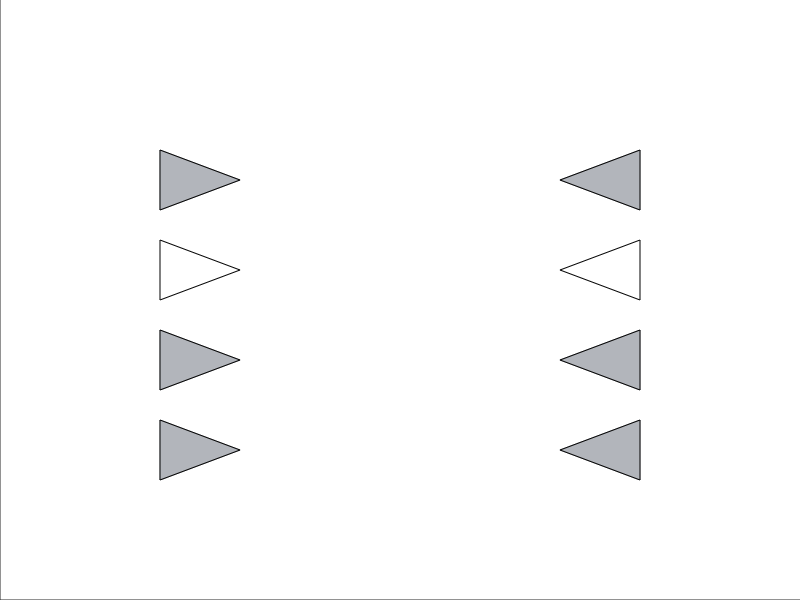

MATLAB code for this plot: (Note: this script raises an error after producing the figure.)
%close level selection interface
close all

%define initial velocity, timestep, and coefficient of restitution
coefficient_of_restitution = 1;
timestep = 0.1;
v0 = 1.0;

%set the axis field to 10 x 10
%teal background denotes special level
teal = [46, 155, 219] ./ 256;
fig = figure('Color', teal);
ax = axes();
axis ([0 10 0 10]);
set(ax, 'Color', teal)
set(fig, 'Position', [440 378 500 500])
set(gca,'position',[0 0 1 1],'units','normalized')

%turn off the tick labels
set(gca, 'XTick', [])
set(gca, 'YTick', [])

%define grey color
grey = [179, 182, 188] ./ 256;

%establish wall positions of walls that need to be activated
%          x1   y1    x2     y2
unact = [  2    5     2      6;...
           2    5     3      5.5;...
           2    6     3      5.5;...
           8    5     8      6;...
           8    5     7      5.5;...
           8    6     7      5.5];

%establish wall positions of regular walls
%          x1   y1    x2     y2
walls = [  2    2     2      3;...
           2    2     3      2.5;...
           2    3     3      2.5;...
           8    2     8      3;...
           8    2     7      2.5;...
           8    3     7      2.5;...
           2    3.5   2      4.5;...
           2    3.5   3      4;...
           2    4.5   3      4;...
           8    3.5   8      4.5;...
           8    3.5   7      4;...
           8    4.5   7      4;...
           2    6.5   2      7.5;...
           2    6.5   3      7;...
           2    7.5   3      7;...
           8    6.5   8      7.5;...
           8    6.5   7      7;...
           8    7.5   7      7];

%plot the walls (indices 1 and 3 are x positions, indices 2 and 4 are y
%positions)
w1 = line(unact(1:3, [1 3])', unact(1:3, [2 4])', 'Color', 'w');
w2 = line(unact(4:6, [1 3])', unact(4:6, [2 4])', 'Color', 'w');
w3 = line(walls(1:3, [1 3])', walls(1:3, [2 4])', 'Color', grey);
w4 = line(walls(4:6, [1 3])', walls(4:6, [2 4])', 'Color', grey);
w5 = line(walls(7:9, [1 3])', walls(7:9, [2 4])', 'Color', grey);
w6 = line(walls(10:12, [1 3])', walls(10:12, [2 4])', 'Color', grey);
w7 = line(walls(13:15, [1 3])', walls(13:15, [2 4])', 'Color', grey);
w8 = line(walls(16:18, [1 3])', walls(16:18, [2 4])', 'Color', grey);
%patch the inside of the walls to give appearance of solid shape
shape1 = patch([2 3 2 2], [5 5.5 6 5], 'w');
shape2 = patch([8 7 8 8], [5 5.5 6 5], 'w');
shape3 = patch([2 3 2 2], [2 2.5 3 2], grey);
shape4 = patch([8 7 8 8], [2 2.5 3 2], grey);
shape5 = patch([2 3 2 2], [3.5 4 4.5 3.5], grey);
shape6 = patch([8 7 8 8], [3.5 4 4.5 3.5], grey);
shape7 = patch([2 3 2 2], [6.5 7 7.5 6.5], grey);
shape8 = patch([8 7 8 8], [6.5 7 7.5 6.5], grey);

%select position and launch angle of ball
[x0, y0, launchX, launchY, b_init, arrow] = userSelect([2 3 2 2 NaN 8 7 8 8 NaN 2 3 2 2 ...
    NaN 8 7 8 8 NaN 2 3 2 2 NaN 8 7 8 8 NaN 2 3 2 2 NaN 8 7 8 8], [5 5.5 6 5 NaN...
    5 5.5 6 5 NaN 2 2.5 3 2 NaN 2 2.5 3 2 NaN 3.5 4 4.5 3.5 NaN 3.5 4 4.5 3.5 NaN...
    6.5 7 7.5 6.5 NaN 6.5 7 7.5 6.5]);

%use keyboard commands to reselect current position/angle or to launch ball
%force entry into loops
key = 0;
while key~=1
    waitforbuttonpress
    key=get(fig,'CurrentCharacter');
    if key == 'r'
        %remove the current arrow and ball
        delete(b_init)
        delete(arrow)
        %reset position and angle of ball
        [x0, y0, launchX, launchY, b_init, arrow] = userSelect([2 3 2 2 NaN 8 7 8 8 NaN 2 3 2 2 ...
            NaN 8 7 8 8 NaN 2 3 2 2 NaN 8 7 8 8 NaN 2 3 2 2 NaN 8 7 8 8], [5 5.5 6 5 NaN...
            5 5.5 6 5 NaN 2 2.5 3 2 NaN 2 2.5 3 2 NaN 3.5 4 4.5 3.5 NaN 3.5 4 4.5 3.5 NaN...
            6.5 7 7.5 6.5 NaN 6.5 7 7.5 6.5]);

        %break out of the loop
        key = 0;
    elseif key == 32
        %remove the arrow from the plot
        delete(arrow)
        
        %determine components of velocity 
        [vx, vy] = calculateVelocity(v0, x0, y0, launchX, launchY);
        
        %plot initial ball image
        [ballState, oldBallState, trail] = initialPlot(x0, y0, vx, vy);
        
        %while the ball is within the bounds of the screen
        while ballState(1) < 10 && ballState(1) > 0 && ballState(2) < 10 ...
                && ballState(2) > 0
            
            %update the plot and the ball states
            [ballState, oldBallState, wallCollide] = updatePlot(ballState, oldBallState,...
            b_init, trail, timestep, walls, coefficient_of_restitution);
        
            %if the first white shape still exists
            if ishandle(w1) == 1
                %if the ball passes through the white shape
                if ballState(1) > 2 && ballState(1) < 3 ...
                        && ballState(2) > .5*ballState(1) + 4 &&...
                        ballState(2) < -.5*ballState(1) + 7
                    %set the new shape color to grey ("activate it")
                    set(w1, 'Color', grey)
                    set(shape1, 'FaceColor', grey)
                end
                %once the ball is out of the shape but the shape has been
                %activated
                c = get(w1, 'Color');
                if c{1}(1) == grey(1) && (ballState(1) < 2 || ballState(1) > 3 ...
                        || ballState(2) < .5*ballState(1) + 4 ||...
                        ballState(2) > -.5*ballState(1) + 7)
                    %add the walls to the walls matrix to test for collision
                    walls(19:21, :) = unact(1:3, :);
                end
            end
            
            %if the second white shape still exists
            if ishandle(w2) == 1
                %if the ball passes through the white shape
                if ballState(1) > 7 && ballState(1) < 8 ...
                        && ballState(2) > -.5*ballState(1) + 9 &&...
                        ballState(2) < .5*ballState(1) + 2
                    %set the new shape color to grey ("activate it")
                    set(w2, 'Color', grey)
                    set(shape2, 'FaceColor', grey)
                end
                %once the ball is out of the shape but the shape has been
                %activated
                c = get(w2, 'Color');
                if c{1}(1) == grey(1) && (ballState(1) < 7 || ballState(1) > 8 ...
                        || ballState(2) < -.5*ballState(1) + 9 ||...
                        ballState(2) > .5*ballState(1) + 2)
                    %add the walls to the walls matrix to test for collision
                    walls(22:24, :) = unact(4:6, :);
                end
            end

            %if the ball collides with the shape (meaning the velocity has
            %changed)
            if ballState(end, 3) ~= oldBallState(end-1, 3) || ballState(end, 4)...
                    ~= oldBallState(end-1, 4)
                %if the ball collided with the first shape
                if (wallCollide(1) == 2) && ...
                        (wallCollide(2) == 5 || wallCollide(2) == 6)
                    %make the first shape and corresponding walls disappear
                    delete(w1)
                    delete(shape1)
                    walls(19:21, :) = NaN(3,4);
                elseif (wallCollide(2) == 5 || wallCollide(2) == 6)...
                        && (wallCollide(1) == 8)
                    %make the shape and corresponding walls disappear
                    delete(w2)
                    delete(shape2)
                    walls(22:24, :) = NaN(3,4);
                elseif (wallCollide(2) == 2 || wallCollide(2) == 3) ...
                    && (wallCollide(1) == 2)
                    %make the shape and corresponding walls disappear
                    delete(w3)
                    delete(shape3)
                    walls(1:3, :) = NaN(3,4);
                elseif (wallCollide(1) == 8) && (wallCollide(2) == 2 || ...
                        wallCollide(2) == 3)
                    %make the shape and corresponding walls disappear
                    delete(w4)
                    delete(shape4)
                    walls(4:6, :) = NaN(3,4);
                elseif (wallCollide(1) == 2) && (wallCollide(2) == 3.5 || ...
                        wallCollide(2) == 4.5)
                    %make the second shape and corresponding walls disappear
                    delete(w5)
                    delete(shape5)
                    walls(7:9, :) = NaN(3,4);
                elseif (wallCollide(1) == 8) && (wallCollide(2) == 3.5 || ...
                        wallCollide(2) == 4.5)
                    %make the shape and corresponding walls disappear
                    delete(w6)
                    delete(shape6)
                    walls(10:12, :) = NaN(3,4);
                elseif (wallCollide(1) == 2) && (wallCollide(2) == 6.5 || ...
                        wallCollide(2) == 7.5)
                    %make the shape and corresponding walls disappear
                    delete(w7)
                    delete(shape7)
                    walls(13:15, :) = NaN(3,4);
                elseif (wallCollide(1) == 8) && (wallCollide(2) == 6.5 || ...
                        wallCollide(2) == 7.5)
                    %make the shape and corresponding walls disappear
                    delete(w8)
                    delete(shape8)
                    walls(16:18, :) = NaN(3,4);
                end
            end
            %pause to produce animation
            pause (0.01);
        end
        %break out of the loop
        key = 1;
    else
        key = 0;
    end
end

%check if level has been won
%if so, display winner screen
WinnerScreen([shape1, shape2, shape3, shape4, shape5, shape6, shape7, shape8],...
    ballState(1), ballState(2), 'Level18.m')